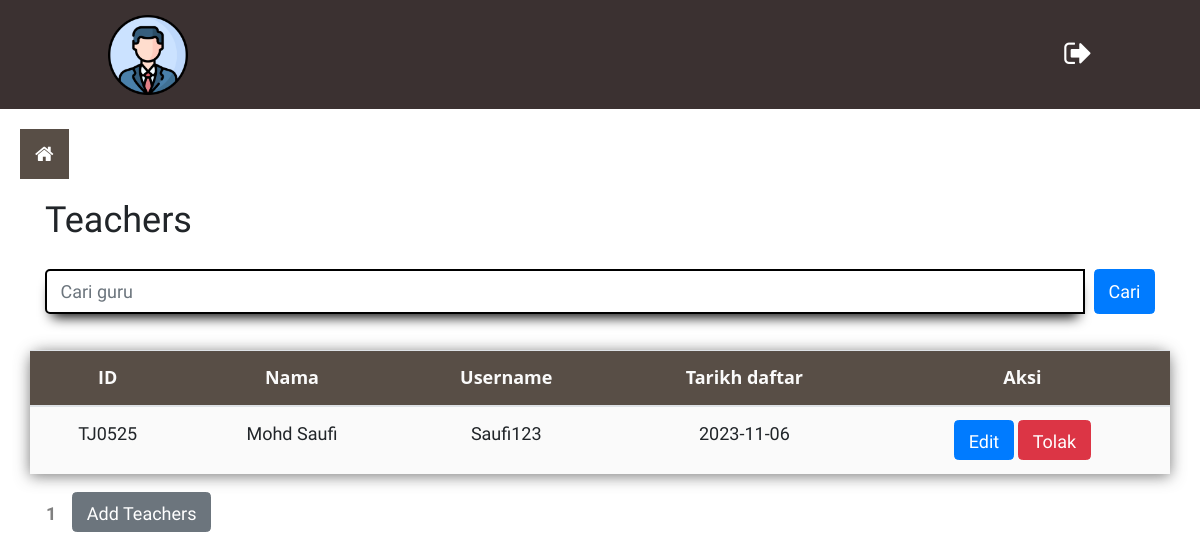
Before: /adminView/viewTeachers.php with the older database file.
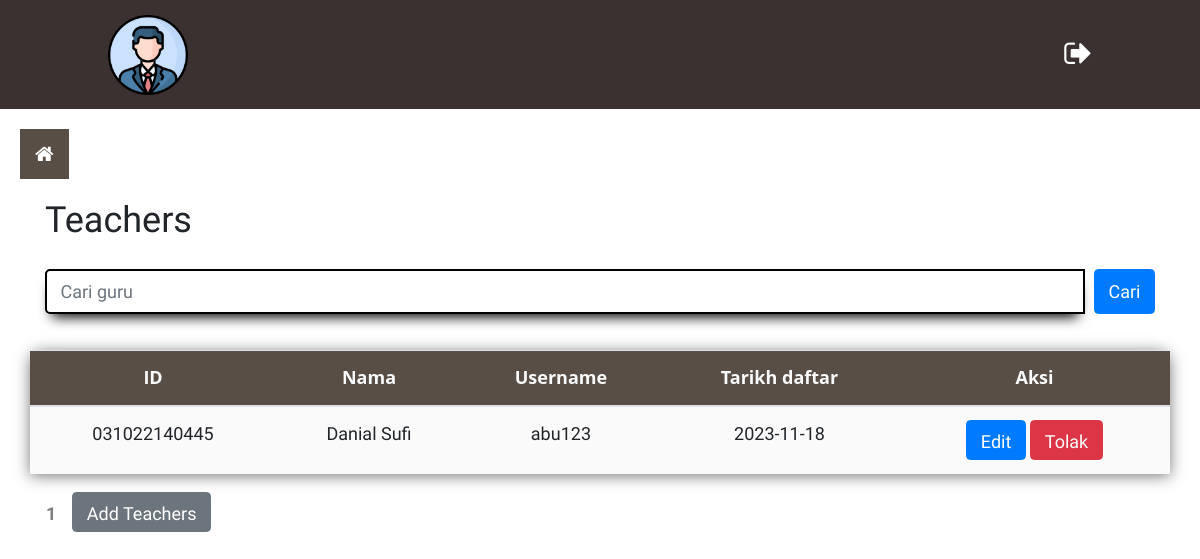
After: the same page with the newer database file.
### tables this page shows
CREATE TABLE `tblteachers` (
  `teachers_ID` varchar(25) NOT NULL,
  `teacher_roles` varchar(9) NOT NULL,
  `teachers_Name` varchar(35) NOT NULL,
  `teachers_username` varchar(25) NOT NULL,
  `teachers_Password` varchar(255) NOT NULL,
  `email` varchar(25) NOT NULL,
  `date_teachers` date DEFAULT NULL,
  `verification_code` varchar(100) NOT NULL,
  `is_verified` tinyint(1) NOT NULL,
  `reset_token` varchar(25) NOT NULL,
  `book_count` int(25) NOT NULL DEFAULT 0,
  `bio` varchar(50) NOT NULL,
  `birthday` date DEFAULT NULL,
  `negeri` varchar(50) NOT NULL,
  `report` varchar(255) NOT NULL
);

### adminView/viewTeachers.php (the view, shortened to what this page needs)
<!DOCTYPE html>
<html>
<head>
    <head>
        <link rel="stylesheet" href="https://cdn.jsdelivr.net/npm/bootstrap@4.0.0/dist/css/bootstrap.min.css">
        <link rel="stylesheet" href="https://cdnjs.cloudflare.com/ajax/libs/font-awesome/4.7.0/css/font-awesome.min.css">
        <link rel="stylesheet" href="../assets/css/style.css">
        <link rel="stylesheet" href="../assets/css/custom_validation_Teacher.css">
    </head>
</head>
<body>
    <div id="main-content" class="allContent-section">
        <?php
        include "../adminHeader.php";
        include "../sidebar.php";
        ?>
        <div class="container">
            <h2>Teachers</h2>
            <div class="row">
                <div class="col-md-12 mb-3 mt-3">
                    <form action="" method="GET">
                        <div class="input-group mb-3">
                            <input type="text" name="search" required value="<?php if (isset($_GET['search'])) {
                                                                                    echo $_GET['search'];
                                                                                } ?>" class="form-control custom-form-control" placeholder="Cari guru">
                            <button type="submit" class="btn btn-primary ml-2" style="color: white;">Cari</button>
                        </div>
                    </form>
                </div>
                <table class="table">
                    <thead>
                        <tr>
                            <th class="text-center">ID</th>
                            <th class="text-center">Nama</th>
                            <th class="text-center">Username</th>
                            <th class="text-center">Tarikh daftar</th>
                            <th class="text-center">Aksi</th>
                        </tr>
                    </thead>
                    <?php
                    include_once "../config/dbconnect.php";
                    $resultPage = 5;
                    $query = "SELECT * FROM tblteachers ";
                    $page = isset($_GET['page']) ? $_GET['page'] : 1;
                    $start = ($page - 1) * $resultPage;
                    $queryCount = "SELECT COUNT(*) as total FROM tblteachers";
                    $totalResult = $conn->query($queryCount)->fetch_assoc()['total'];
                    $totalPages = ceil($totalResult / $resultPage);
                    $query .= " LIMIT $start, $resultPage";
                    $result = $conn->query($query);
                    if ($result->num_rows > 0) {
                        while ($row = $result->fetch_assoc()) {
                    ?>
                            <tr>
                                <td><?= $row["teachers_ID"] ?></td>
                                <td><?= $row["teachers_Name"] ?></td>
                                <td><?= $row["teachers_username"] ?></td>
                                <td><?= $row["date_teachers"] ?></td>
                                <td><button class="btn btn-primary" style="height:40px" onclick="teacherUpdate('<?= $row['teachers_ID'] ?>')">Edit</button>
                                    <button class="btn btn-danger" style="height:40px" onclick="teacherDelete('<?= $row['teachers_ID'] ?>')">Tolak</button>
                                </td>
                            </tr>
                        <?php
                        }
                    } else {
                        ?>
                        <tr>
                            <td colspan="5">No Record Found</td>
                        </tr>
                    <?php
                    }
                    ?>
                </table>
                <?php
                echo '<div class="pagination mb-5">';
                for (
                    $i = 1;
                    $i <= $totalPages;
                    $i++
                ) {
                    if (
                        $i == $page
                    ) {
                        echo "<span>$i</span>";
                    } else {
                        echo "<a href='?page=$i'>$i</a>";
                    }
                }
                echo '</div>';
                ?>
                <button type="button" class="btn btn-secondary custom_btn" style="height:40px" data-toggle="modal" data-target="#myModal">
                    Add Teachers
                </button>
            </div>
        </div>
    </div>
</body>
</html>

Changed rows visible on the page:
removed tblteachers: teachers_ID "TJ0525", teachers_Name "Mohd Saufi", teachers_username "Saufi123", date_teachers "2023-11-06"
added tblteachers: teachers_ID "031022140445", teachers_Name "Danial Sufi", teachers_username "abu123", date_teachers "2023-11-18"
